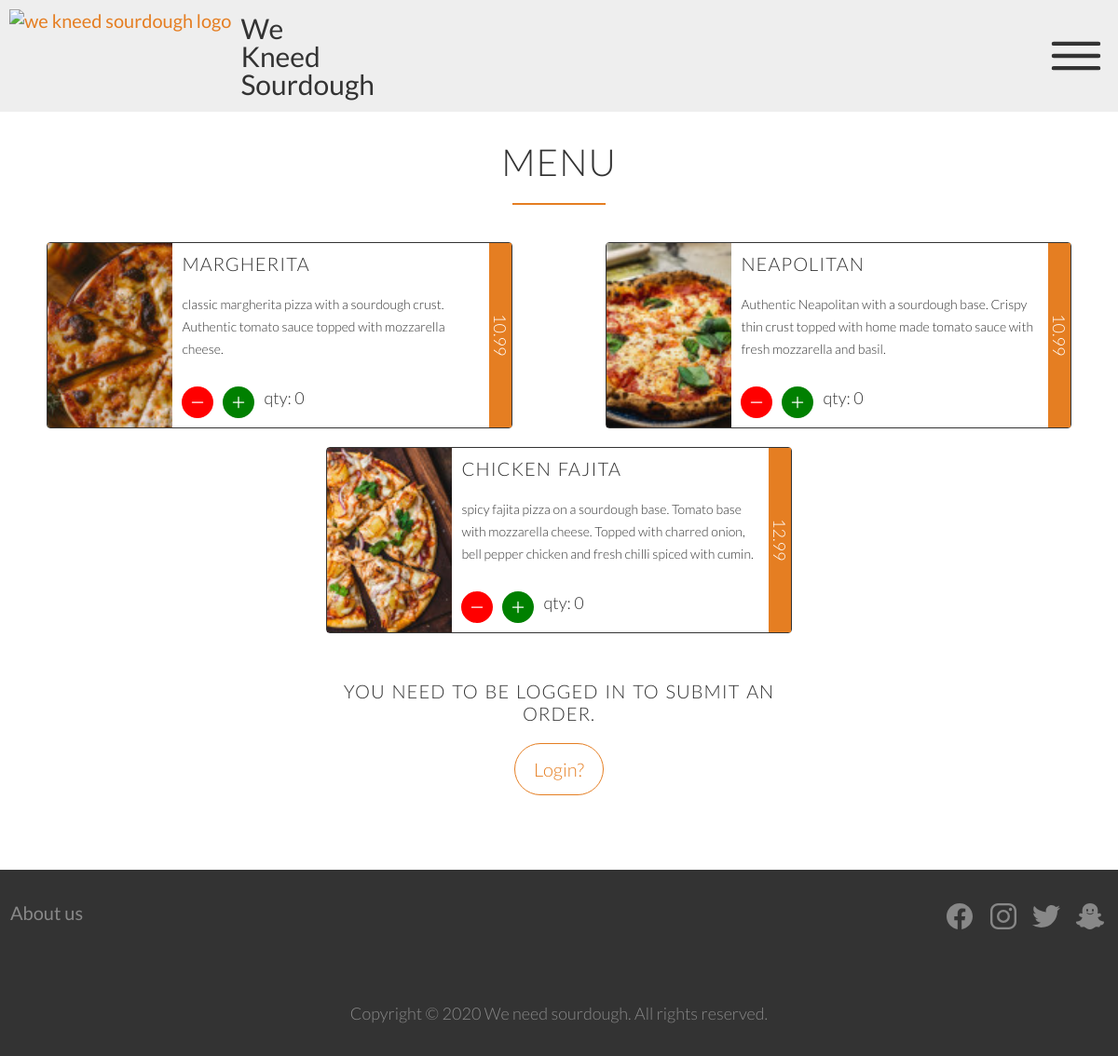
The page /we_kneed_sourdough/order.php on the database its author committed.
### tables this page shows
CREATE TABLE `item` (
  `item_id` int(20) NOT NULL,
  `name` varchar(40) NOT NULL,
  `description` varchar(200) NOT NULL,
  `price` float(4,2) NOT NULL,
  `image` varchar(255) NOT NULL
);

### we_kneed_sourdough/php/classes/items.php (called while the page is built)
<?php
include_once 'item.php';
class Items{
    private $items;
    public function __construct(){
        $this->items = array();
    }
    public function loadFromDB($conn){
        $result= $conn->query('SELECT * FROM `item`');
        while($row = $result->fetch_assoc()){
            $item = new Item($row['item_id'], $row['name'], $row['description'], $row['price'], $row['image']);
            array_push($this->items, $item);
        }
    }
    public function getItems(){
        return $this->items;
    }
}
?>

### we_kneed_sourdough/php/classes/item.php (called while the page is built, shortened)
<?php
class Item {
	private $id;
    private $name;
    private $description;
    private $price;
    private $image;
	public function __construct($id=NULL, $name=NULL, $description=NULL, $price=Null, $image=NULL) {
		$this->id = $id;
        $this->name = $name;
        $this->description = $description;
        $this->price = $price;
        $this->image = $image;
    }
   	public function getId(){
		return $this->id;
	}
   	public function getName(){
		return $this->name;
	}
	public function getDescription(){
		return $this->description;
	}
	public function getPrice(){
		return $this->price;
	}
	public function getImage(){
		return $this->image;
	}
}
?>

### we_kneed_sourdough/php/classes/session_strategy/sessionContext.php (called while the page is built, shortened)
<?php
class SessionContext{
    private $strategy;
    public function __construct(SessionStrategy $strategy){
        $this->strategy = $strategy;
    }
    public function returnStored($params){
        return $this->strategy->returnStored($params);
    }
}
?>

### we_kneed_sourdough/php/classes/session_strategy/sessionOrderStrategy.php (called while the page is built, shortened)
<?php
    class SessionOrderStrategy implements SessionStrategy{
        private $sessionName = 'current_order';
        public function returnStored($params){
            if(isset($params)){
                if(isset($_SESSION[$this->sessionName][$params['item_id']])){
                    return $_SESSION[$this->sessionName][$params['item_id']];
                } else {
                    return False;
                }
            } else {
                return $_SESSION[$this->sessionName];
            }
        }
    }
?>

### we_kneed_sourdough/order.php (the view, shortened to what this page needs)
<?php
    include_once 'navbar.php';
    include_once 'php/classes/items.php';
    include_once 'php/classes/session_strategy/sessionOrderStrategy.php';
?>
<section class="order">
    <div class="row heading_secondary_top">
        <h2>Menu</h2>
    </div>
<div class="items">
    <?php
    $conn = DBConnection::getInstance();
    $items_obj = new Items();
    $items_obj->loadFromDB($conn);
    $items = $items_obj->getItems();
    $customerContext = new SessionContext(new SessionCustomerStrategy());
    $customer_id = $customerContext->returnStored(['customer_id' => '']);
    $context = new SessionContext(new SessionOrderStrategy());
    foreach($items as $item){
        if($context->checkEmpty(['item_id' => $item->getId()])){
            $context->addToSession(['item_id' => $item->getId()]);
        }
        ?>
            <div class="item">
                <div class="item__img">
                    <img src="<?php echo $item->getImage(); ?>" alt="item_picture">
                </div>
                    <div class="item__content">
                        <div class="item__title">
                            <h3><?php echo $item->getName();?></h3>
                        </div>
                        <p class="item__description"><?php echo $item->getDescription();?></p>
                        <div class="item__controls">
                                <a href="#" class="item__controls-remove js--remove" id="js--remove_<?php echo $item->getId(); ?>"><ion-icon name="remove-outline"></ion-icon></a>
                                <a href="#" class="item__controls-add js--add" id="js--add_<?php echo $item->getId(); ?>"><ion-icon name="add-outline"></ion-icon></a>
                                <p class="item__controls-qty">qty: <span class="js--order_qty" id="js--qty_<?php echo $item->getId(); ?>"><?php echo $context->returnStored(['item_id' => $item->getId()]); ?></span> </p>
                        </div>
                    </div>
                <div class="item__price"><p><?php echo $item->getPrice();?></p></div>
            </div>
        <?php
    }
    ?>
    <div class="order_submit_row">
        <div class="order_submit_container">
            <div class="order_submit js--order_submit">
            <?php
                if(isset($customer_id)){
                    ?>
                    <a value="<?php echo $customer_id; ?>" href="#" class="btn btn-full js--submit_order order_submit__submit_btn">submit order</a>
                    <?php
                } else {
                    echo '<h3 class="order_submit__login_text">You need to be logged in to submit an order.</h3>';
                    echo '<a href="./login.php" class="btn btn-ghost order_submit__login_btn">Login?</a>';
                }
            ?>
            </div>
        </div>
    </div>
</div>
</section>
<?php include 'footer.php'; ?>

### we_kneed_sourdough/navbar.php (shortened to what this page needs)
<?php
    include 'php/classes/session_strategy/sessionContext.php';
?>
<!DOCTYPE html>
<html lang="en">
<head>
    <link rel="stylesheet" href="css/style.css">
    <link rel="stylesheet" href="css/media_queries.css">
</head>
<body>
    <nav class="navbar">
        <div class="navbar__logo">
            <a href=".">
                <img src="img/logo.png" alt="we kneed sourdough logo">
            </a>
        </div>
        <div class="navbar__name">
            <a href="."><p>We<br>Kneed<br>Sourdough</p></a>
        </div>
        <div class="navbar__navigation">
            <ion-icon class="nav-icon js--nav-icon" name="menu-outline"></ion-icon>
        </div>
    </nav>

### we_kneed_sourdough/footer.php (shortened to what this page needs)
        <footer class="footer">
            <div class="footer__row">
            <div class="footer__links">
                    <a href="#" class='js--show_more_btn'>About us</a>
            </div>
            <div class="footer__social">
                    <a href="#"><ion-icon class="logo-facebook" name="logo-facebook"></ion-icon></a>
                    <a href="#"><ion-icon class="logo-instagram" name="logo-instagram"></ion-icon></a>
                    <a href="#"><ion-icon class="logo-twitter" name="logo-twitter"></ion-icon></a>
                    <a href="#"><ion-icon class="logo-snapchat" name="logo-snapchat"></ion-icon></a>
            </div>
            </div>
            <div class="footer__copyright">
                <p>
                    Copyright &copy; 2020 We need sourdough. All rights reserved.
                </p>
            </div>
        </footer>
</body>
</html>

### rows shown on the page
item: image (picture), name "MARGHERITA", description "classic margherita pizza with a sourdough crust. Authentic tomato sauce topped with mozzarella cheese.", item_id "0", price "10.99"
item: image (picture), name "NEAPOLITAN", description "Authentic Neapolitan with a sourdough base. Crispy thin crust topped with home made tomato sauce with fresh mozzarella and basil.", item_id "0", price "10.99"
item: image (picture), name "CHICKEN FAJITA", description "spicy fajita pizza on a sourdough base. Tomato base with mozzarella cheese. Topped with charred onion, bell pepper chicken and fresh chilli spiced with cumin.", item_id "0", price "12.99"
